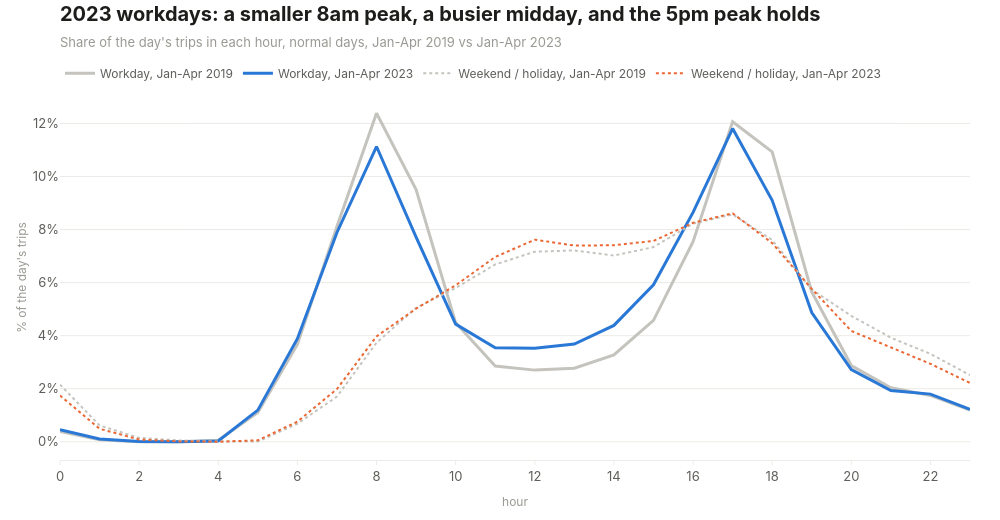

Notebook code cell kept with this figure:
### Code cell
profile_styles = {
    ("Jan-Apr 2019", "workday"): dict(color=viz.CONTEXT, width=3),
    ("Jan-Apr 2023", "workday"): dict(color=viz.ACCENT, width=3),
    ("Jan-Apr 2019", "weekend_holiday"): dict(color=viz.CONTEXT, width=2, dash="dot"),
    ("Jan-Apr 2023", "weekend_holiday"): dict(color=viz.CONTRAST, width=2, dash="dot"),
}

fig = go.Figure()
for (period, day_type), style in profile_styles.items():
    rows = hourly[(hourly["period"] == period) & (hourly["day_type"] == day_type)]
    fig.add_trace(go.Scatter(
        x=rows["hour"],
        y=rows["pct_of_day"],
        mode="lines",
        name=f"{line_names[day_type]}, {period}",
        line=style,
        hovertemplate="%{x}:00 - %{y:.1f}% of the day<extra>%{fullData.name}</extra>",
    ))

fig.update_xaxes(title_text="hour", dtick=2)
fig.update_yaxes(title_text="% of the day's trips", ticksuffix="%")

title = "2023 workdays: a smaller 8am peak, a busier midday, and the 5pm peak holds"
subtitle = "Share of the day's trips in each hour, normal days, Jan-Apr 2019 vs Jan-Apr 2023"
viz.titled(fig, title, subtitle)
viz.save(fig, "03_hourly_profile")
fig

### Figure 1 — Plotly figure (JSON) as saved in the notebook; plotly's stock layout.template omitted (floating-point values rounded to 4 significant figures)
{"data": [{"hovertemplate": "%{x}:00 - %{y:.1f}% of the day<extra>%{fullData.name}</extra>", "line": {"color": "#c4c3bd", "width": 3}, "mode": "lines", "name": "Workday, Jan-Apr 2019", "type": "scatter", "x": [0, 1, 2, 3, 4, 5, 6, 7, 8, 9, 10, 11, 12, 13, 14, 15, 16, 17, 18, 19, 20, 21, 22, 23], "y": [0.3868, 0.07483, 0.0003557, 0.0005703, 0.054, 1.107, 3.667, 8.116, 12.38, 9.509, 4.484, 2.858, 2.701, 2.775, 3.275, 4.579, 7.544, 12.06, 10.93, 5.645, 2.872, 2.036, 1.747, 1.189]}, {"hovertemplate": "%{x}:00 - %{y:.1f}% of the day<extra>%{fullData.name}</extra>", "line": {"color": "#2a78d6", "width": 3}, "mode": "lines", "name": "Workday, Jan-Apr 2023", "type": "scatter", "x": [0, 1, 2, 3, 4, 5, 6, 7, 8, 9, 10, 11, 12, 13, 14, 15, 16, 17, 18, 19, 20, 21, 22, 23], "y": [0.4551, 0.1055, 0.011, 0.001148, 0.02799, 1.193, 3.887, 7.89, 11.13, 7.713, 4.434, 3.54, 3.527, 3.682, 4.386, 5.917, 8.647, 11.81, 9.103, 4.87, 2.718, 1.933, 1.796, 1.226]}, {"hovertemplate": "%{x}:00 - %{y:.1f}% of the day<extra>%{fullData.name}</extra>", "line": {"color": "#c4c3bd", "dash": "dot", "width": 2}, "mode": "lines", "name": "Weekend / holiday, Jan-Apr 2019", "type": "scatter", "x": [0, 1, 2, 3, 4, 5, 6, 7, 8, 9, 10, 11, 12, 13, 14, 15, 16, 17, 18, 19, 20, 21, 22, 23], "y": [2.154, 0.6151, 0.1463, 0.05053, 0.005095, 0.007932, 0.6789, 1.702, 3.733, 5.05, 5.798, 6.684, 7.165, 7.213, 7.02, 7.339, 8.224, 8.572, 7.607, 5.743, 4.746, 3.923, 3.313, 2.512]}, {"hovertemplate": "%{x}:00 - %{y:.1f}% of the day<extra>%{fullData.name}</extra>", "line": {"color": "#eb6834", "dash": "dot", "width": 2}, "mode": "lines", "name": "Weekend / holiday, Jan-Apr 2023", "type": "scatter", "x": [0, 1, 2, 3, 4, 5, 6, 7, 8, 9, 10, 11, 12, 13, 14, 15, 16, 17, 18, 19, 20, 21, 22, 23], "y": [1.744, 0.4896, 0.08644, 0.01335, 0.002349, 0.05288, 0.7579, 1.989, 3.973, 5.017, 5.898, 6.967, 7.619, 7.396, 7.408, 7.572, 8.254, 8.614, 7.489, 5.763, 4.178, 3.562, 2.939, 2.216]}], "layout": {"height": 520, "title": {"text": "<b>2023 workdays: a smaller 8am peak, a busier midday, and the 5pm peak holds</b><br><span style='font-size:13px;color:#9a9993'>Share of the day's trips in each hour, normal days, Jan-Apr 2019 vs Jan-Apr 2023</span>"}, "width": 1000, "xaxis": {"dtick": 2, "title": {"text": "hour"}}, "yaxis": {"ticksuffix": "%", "title": {"text": "% of the day's trips"}}}}
